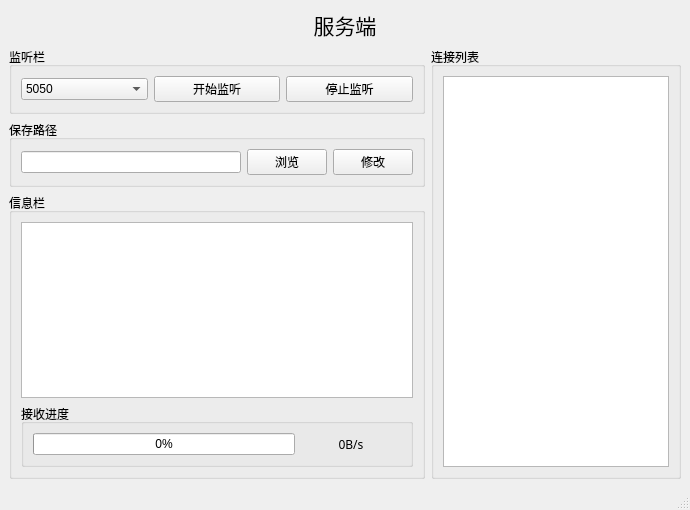
<?xml version="1.0" encoding="UTF-8"?>
<ui version="4.0">
 <class>MainWindow</class>
 <widget class="QMainWindow" name="MainWindow">
  <property name="geometry">
   <rect>
    <x>0</x>
    <y>0</y>
    <width>690</width>
    <height>510</height>
   </rect>
  </property>
  <property name="windowTitle">
   <string>MainWindow</string>
  </property>
  <widget class="QWidget" name="centralwidget">
   <layout class="QVBoxLayout" name="verticalLayout_4">
    <item>
     <widget class="QLabel" name="label">
      <property name="font">
       <font>
        <family>微软雅黑</family>
        <pointsize>16</pointsize>
       </font>
      </property>
      <property name="text">
       <string>服务端</string>
      </property>
      <property name="alignment">
       <set>Qt::AlignCenter</set>
      </property>
     </widget>
    </item>
    <item>
     <layout class="QHBoxLayout" name="horizontalLayout_3">
      <item>
       <layout class="QVBoxLayout" name="verticalLayout_2">
        <item>
         <widget class="QGroupBox" name="groupBox_3">
          <property name="title">
           <string>监听栏</string>
          </property>
          <layout class="QHBoxLayout" name="horizontalLayout">
           <item>
            <widget class="QComboBox" name="comboBox">
             <item>
              <property name="text">
               <string>5050</string>
              </property>
             </item>
             <item>
              <property name="text">
               <string>6060</string>
              </property>
             </item>
            </widget>
           </item>
           <item>
            <widget class="QPushButton" name="btnListen">
             <property name="font">
              <font>
               <family>微软雅黑</family>
              </font>
             </property>
             <property name="styleSheet">
              <string notr="true"/>
             </property>
             <property name="text">
              <string>开始监听</string>
             </property>
            </widget>
           </item>
           <item>
            <widget class="QPushButton" name="btnStop">
             <property name="font">
              <font>
               <family>微软雅黑</family>
              </font>
             </property>
             <property name="text">
              <string>停止监听</string>
             </property>
            </widget>
           </item>
          </layout>
         </widget>
        </item>
        <item>
         <widget class="QGroupBox" name="groupBox_5">
          <property name="title">
           <string>保存路径</string>
          </property>
          <layout class="QHBoxLayout" name="horizontalLayout_4">
           <item>
            <widget class="QLineEdit" name="lineEditPath">
             <property name="readOnly">
              <bool>true</bool>
             </property>
            </widget>
           </item>
           <item>
            <widget class="QPushButton" name="btnView">
             <property name="text">
              <string>浏览</string>
             </property>
            </widget>
           </item>
           <item>
            <widget class="QPushButton" name="btnMod">
             <property name="text">
              <string>修改</string>
             </property>
            </widget>
           </item>
          </layout>
         </widget>
        </item>
        <item>
         <widget class="QGroupBox" name="groupBox_2">
          <property name="title">
           <string>信息栏</string>
          </property>
          <layout class="QVBoxLayout" name="verticalLayout_3">
           <item>
            <widget class="QTextBrowser" name="textBrowser">
             <property name="contextMenuPolicy">
              <enum>Qt::CustomContextMenu</enum>
             </property>
             <property name="styleSheet">
              <string notr="true"/>
             </property>
            </widget>
           </item>
           <item>
            <widget class="QGroupBox" name="groupBox_4">
             <property name="title">
              <string>接收进度</string>
             </property>
             <layout class="QHBoxLayout" name="horizontalLayout_2">
              <item>
               <widget class="QProgressBar" name="progressBar">
                <property name="value">
                 <number>0</number>
                </property>
                <property name="orientation">
                 <enum>Qt::Horizontal</enum>
                </property>
                <property name="textDirection">
                 <enum>QProgressBar::TopToBottom</enum>
                </property>
               </widget>
              </item>
              <item>
               <widget class="QLabel" name="speedLabel">
                <property name="minimumSize">
                 <size>
                  <width>100</width>
                  <height>0</height>
                 </size>
                </property>
                <property name="maximumSize">
                 <size>
                  <width>100</width>
                  <height>16777215</height>
                 </size>
                </property>
                <property name="font">
                 <font>
                  <family>微软雅黑</family>
                 </font>
                </property>
                <property name="text">
                 <string>0B/s</string>
                </property>
                <property name="alignment">
                 <set>Qt::AlignCenter</set>
                </property>
               </widget>
              </item>
             </layout>
            </widget>
           </item>
          </layout>
         </widget>
        </item>
       </layout>
      </item>
      <item>
       <widget class="QGroupBox" name="groupBox">
        <property name="minimumSize">
         <size>
          <width>250</width>
          <height>0</height>
         </size>
        </property>
        <property name="maximumSize">
         <size>
          <width>250</width>
          <height>16777215</height>
         </size>
        </property>
        <property name="title">
         <string>连接列表</string>
        </property>
        <layout class="QVBoxLayout" name="verticalLayout">
         <item>
          <widget class="QListWidget" name="listWidget">
           <property name="focusPolicy">
            <enum>Qt::StrongFocus</enum>
           </property>
           <property name="contextMenuPolicy">
            <enum>Qt::CustomContextMenu</enum>
           </property>
           <property name="selectionMode">
            <enum>QAbstractItemView::ExtendedSelection</enum>
           </property>
           <property name="viewMode">
            <enum>QListView::ListMode</enum>
           </property>
          </widget>
         </item>
        </layout>
       </widget>
      </item>
     </layout>
    </item>
   </layout>
  </widget>
  <widget class="QStatusBar" name="statusbar"/>
 </widget>
 <resources/>
 <connections/>
</ui>
